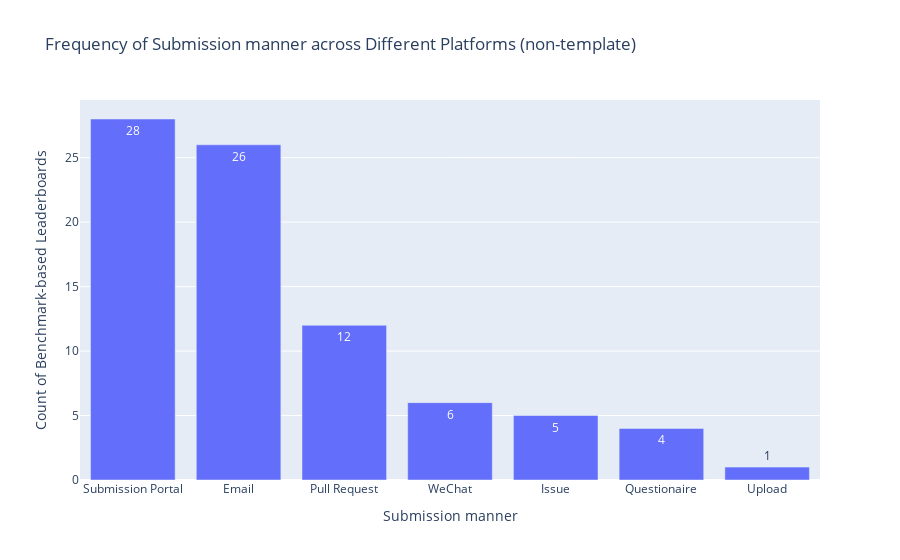
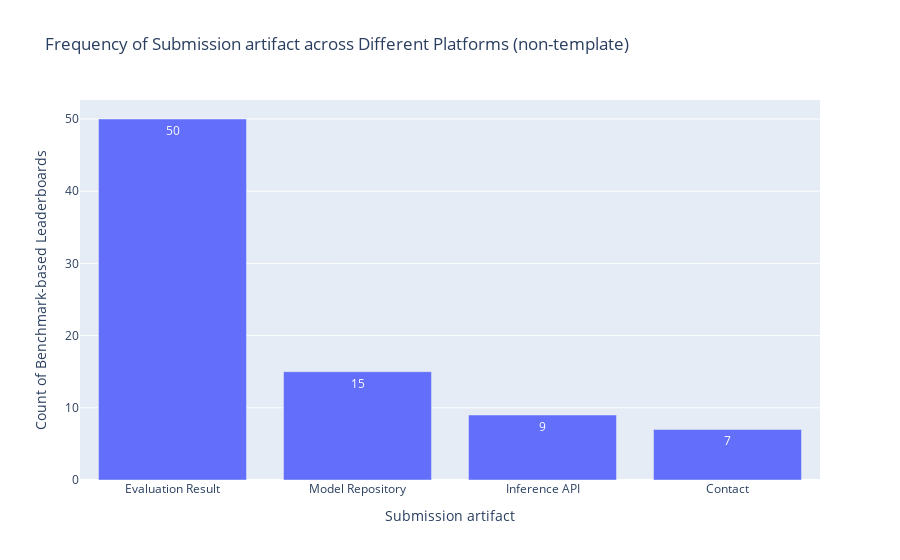

Source (notebook cell) for these figures, in order:
### Code cell
df = pd.read_csv(path_rq1 / 'Leaderboard_processed.csv')
df['Platform'] = df['Platform'].apply(ast.literal_eval)
df['Platform'] = df['Platform'].apply(filter_platform, filters=platform_template_fullname)
df = df[df['Platform'].map(len) > 0]
        
df['Submission manner (non-template)'] = df['Submission manner (non-template)'].apply(ast.literal_eval)
df['Submission artifact (non-template)'] = df['Submission artifact (non-template)'].apply(ast.literal_eval)
print(f"Of the {len(df)} non-template leaderboards collected, {len(df[df['Submission manner (non-template)'].map(len) > 0])} (accounting for {round(len(df[df['Submission manner (non-template)'].map(len) > 0])/len(df)*100,2)}%) do not explicitly encourage the submission of evaluation records.")

df = df[df['Submission manner (non-template)'].map(len) > 0]
df_manner = df.explode('Submission manner (non-template)')
df_manner = df_manner['Submission manner (non-template)'].value_counts().reset_index()
print(f"{df_manner['Submission manner (non-template)'].iloc[0]} is the most popular Submission manner for non-template leaderboards, accounting for {round(df_manner['count'].iloc[0]/len(df)*100,2)}% of the total.")

fig = px.bar(
    x=df_manner['Submission manner (non-template)'], 
    y=df_manner['count'],
    text_auto=True,
    labels={'x': 'Submission manner', 'y': 'Count of Benchmark-based Leaderboards'},
    title='Frequency of Submission manner across Different Platforms (non-template)'
)
# fig.write_image(path_rq1 / 'platform distribution.pdf')
fig.show()

df_artifact = df.explode('Submission artifact (non-template)')
df_artifact = df_artifact['Submission artifact (non-template)'].value_counts().reset_index()
print(f"{df_artifact['Submission artifact (non-template)'].iloc[0]} is the most popular Submission manner for non-template leaderboards, accounting for {round(df_artifact['count'].iloc[0]/len(df)*100,2)}% of the total.")

fig = px.bar(
    x=df_artifact['Submission artifact (non-template)'],
    y=df_artifact['count'],
    text_auto=True,
    labels={'x': 'Submission artifact', 'y': 'Count of Benchmark-based Leaderboards'},
    title='Frequency of Submission artifact across Different Platforms (non-template)'
)
# fig.write_image(path_rq1 / 'platform distribution.pdf')
fig.show()

### Figure 1 — Plotly figure (JSON) as saved in the notebook; plotly's stock layout.template omitted (floating-point values rounded to 4 significant figures)
{"data": [{"alignmentgroup": "True", "hovertemplate": "Submission manner=%{x}<br>Count of Benchmark-based Leaderboards=%{y}<extra></extra>", "legendgroup": "", "marker": {"color": "#636efa", "pattern": {"shape": ""}}, "name": "", "offsetgroup": "", "orientation": "v", "showlegend": false, "textposition": "auto", "texttemplate": "%{y}", "type": "bar", "x": ["Submission Portal", "Email", "Pull Request", "WeChat", "Issue", "Questionaire", "Upload"], "xaxis": "x", "y": [28, 26, 12, 6, 5, 4, 1], "yaxis": "y"}], "layout": {"barmode": "relative", "legend": {"tracegroupgap": 0}, "title": {"text": "Frequency of Submission manner across Different Platforms (non-template)"}, "xaxis": {"anchor": "y", "domain": [0, 1], "title": {"text": "Submission manner"}}, "yaxis": {"anchor": "x", "domain": [0, 1], "title": {"text": "Count of Benchmark-based Leaderboards"}}}}

### Figure 2 — Plotly figure (JSON) as saved in the notebook; plotly's stock layout.template omitted (floating-point values rounded to 4 significant figures)
{"data": [{"alignmentgroup": "True", "hovertemplate": "Submission artifact=%{x}<br>Count of Benchmark-based Leaderboards=%{y}<extra></extra>", "legendgroup": "", "marker": {"color": "#636efa", "pattern": {"shape": ""}}, "name": "", "offsetgroup": "", "orientation": "v", "showlegend": false, "textposition": "auto", "texttemplate": "%{y}", "type": "bar", "x": ["Evaluation Result", "Model Repository", "Inference API", "Contact"], "xaxis": "x", "y": [50, 15, 9, 7], "yaxis": "y"}], "layout": {"barmode": "relative", "legend": {"tracegroupgap": 0}, "title": {"text": "Frequency of Submission artifact across Different Platforms (non-template)"}, "xaxis": {"anchor": "y", "domain": [0, 1], "title": {"text": "Submission artifact"}}, "yaxis": {"anchor": "x", "domain": [0, 1], "title": {"text": "Count of Benchmark-based Leaderboards"}}}}
